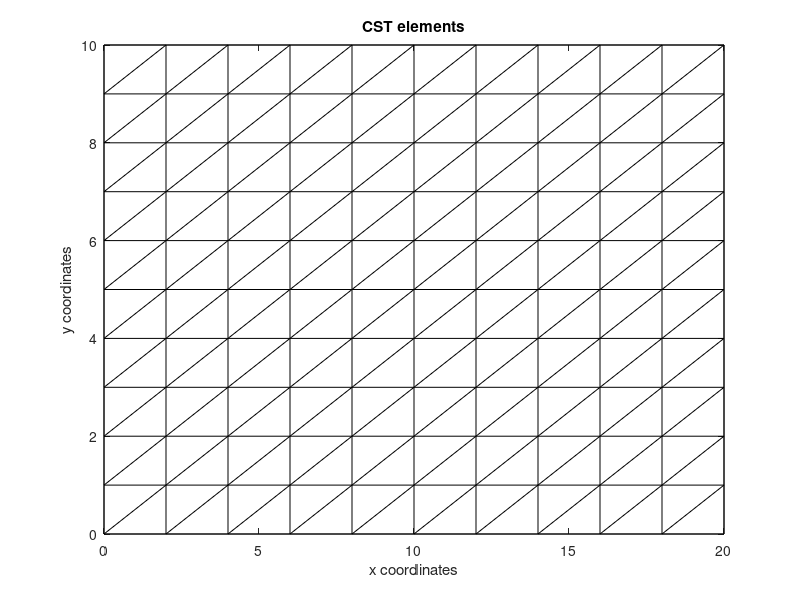

MATLAB code to generate this figure: (Note: this script raises an error after producing the figure.)
% ---
% jupyter:
%   jupytext:
%     formats: ipynb,m:percent
%     text_representation:
%       extension: .m
%       format_name: percent
%       format_version: '1.3'
%       jupytext_version: 1.17.2
%   kernelspec:
%     display_name: Matlab
%     language: matlab
%     name: matlab
% ---

% %% [markdown]
% # A Finite Element Solution for a plate with MATLAB code.

% %% [markdown]
% The problem is show in the figure 6-16. 

% %% [markdown]
% ![Figure 1](figure1.JPG)

% %% [markdown]
% This problem is show in the chapter 6.5 of the book: *A firts Course in the Finite Element Method* written by Daryl L. Logan. In this 
% chapter a solution is make by subdivided the plate in two CST. The purpose of this project is to make more divisions considering 400 CST and see the results. 

% %% [markdown]
% ## Input Variables

% %%
% Geometry definition 

%The mesh is divided in n_x*n_y squares, n_x division in the x direction and n_y divisions in the y direction. 
%At each rectangle the CST is generated joining the lower-left node with the upper-right node of the rectangle. 

t = 1; % in
E = 30*10^6; %psi
v = 0.3; 
n_x = 10; 
n_y = 10;
%For each element there are additional divisions to calculate the internal stresses and strains
n_element_x = 5; 
n_element_y = 5;
x0 = 0;
y0 = 0;
x1 = 20;
y1 = 10; 
x = linspace(x0,x1,n_x+1); 
y = linspace(y0,y1,n_y+1); 
%Surface Forces
p = 1000; %Asumming that positive values are for traction and negative values for comprension 


% %% [markdown]
% ## Solution as approximation of one element 

% %% [markdown]
% If one element is used, the displacement is going to be:
% $$
% \delta = \frac{P L}{E A}
% $$
% This result can be used to compare the values of the CST method with one element method. This value is situable for displacements in $x$ ($U_{xy}$) in the graphics. 

% %%
A = (y1-y0)*t;
L = (x1-x0);
displacement_x_one_element = p*A*L/(E*A);
displacement_x_one_element

% %% [markdown]
% The strain is equal to: 
% $$
% \epsilon = \frac{\delta}{L}
% $$

% %%
strain_x_one_element = displacement_x_one_element/L; 
strain_x_one_element

% %% [markdown]
% ## Solution as approximation of FEM with CST elements 

% %% [markdown]
% The following approach to solve the problem is with Constant Strain Triangles (CST). Plane stress were assumed so the stresses in the z direction are cero.
%
% The following image shows the CST mesh for this assembly.

% %%
if (n_x<=25) || (n_y<=25)
    [X_gr, Y_gr] = meshgrid(x,y);
    % Horizontal lines 
    for i = 1:size(X_gr,1)
        plot(X_gr(i,:),Y_gr(i,:),'k');
        hold on
    end
    % Vertical lines 
    for j = 1:size(X_gr,2)
        plot(X_gr(:,j),Y_gr(:,j),'k');
        hold on
    end
    % Diagonal lines 
    for i = 1:(size(X_gr,1)-1)
        for j = 1:(size(X_gr,2)-1)
            x0 = X_gr(i,j);
            x1 = X_gr(i+1,j+1);
            y0 = Y_gr(i,j);
            y1 = Y_gr(i+1,j+1);
            x_point = [x0,x1];
            y_point = [y0,y1];
            plot(x_point, y_point, 'k');
            hold on
        end
    end
    title('CST elements');
    xlabel('x coordinates');
    ylabel('y coordinates');
    ax = gca;
    ax.TickLength = [0 0];
else
    disp('The image of CST elements can be shown only if n_x <= 25 and n_y <= 25.');
    disp('n_x are number of divisions in x and n_y are number or divisions in y.');
end

% %% [markdown]
% ## Formulation, Assembly and Solution

% %%
%Numeration of nodes
%This function enumerate the nodes from left to right starting in the coordinate (1,1)
node_numeration = @(i,j) (j-1)*(n_x+1)+i; 

%Global matrix
n_nodes = (n_x+1)*(n_y+1); 
ndfo = 2*n_nodes; 
K = sparse(ndfo,ndfo);

%Vector of global displacements 
D = NaN(ndfo,1);
%Vector of global Forces; 
Q = NaN(ndfo,1);

%Surface force 
%The surface force is divided in each element so the force in each element is (p*L*t), then it is transmitted 
%to the nodes with the value (pLt/2) to each node. 

%Value of L
%Because of the problem L es divided in the y direction 
L = (y1-y0)/n_y;
%Node force 
node_force = p*L*t/2;

%Application of the boundary conditions and assembly of the global matrices Q, D and K. 

for i = 1:n_x
    for j = 1:n_y
    
        %Application of the boundary conditions 
        %--------------------------------------------------------------------------------%
        %Displacements are cero in the nodes (1,1) to (1,j+1) - left part of the body. 
        if i == 1
            n0 = node_numeration(i,j);
            dfo0 = [2*n0-1,2*n0];
            d = [0;0];
            D(dfo0) = d;
            %Additionally:
            if j == n_y
               %node (1,j+1) 
               n1 = node_numeration(i,j+1);
               dfo1 = [2*n1-1,2*n1]; 
               D(dfo1) = d;
            end
        end 
        
        %Forces in the right side of the plate 
        %Calculation of surface forces (from nodes (i+1,1) to (i+1,j+1)) and assembly to the vector of global Forces 
        if i == n_x
            n0 = node_numeration(i+1,j);
            dfo0 = [2*n0-1,2*n0];
            q = [node_force;0];
            
            if j == 1
                Q(dfo0) = q;  
            else 
                Q(dfo0) = 2*q;
            end
            
            %Additionally:  
            if j == n_y
                %node (i+1,j+1)
                n1 = node_numeration(i+1,j+1);
                dfo1 = [2*n1-1,2*n1]; 
                Q(dfo1) = q;
            end    
        end
        
        %Forces are cero from the nodes (2,1) to (i,j). 
        %Cero forces
        if (i>1)&&(i<=n_x)
            n0 = node_numeration(i,j);
            df0 = [2*n0-1,2*n0];
            q = [0;0];
            Q(df0) = q;
        end
        
        %Additionally
        if (i>1)&&(j == n_y)
            n0 = node_numeration(i,j+1);
            df0 = [2*n0-1,2*n0];
            q = [0;0];
            Q(df0) = q;
        end
        
        %The values that appear with NaN in the matrices Q and D are incognites, the values that are already known were replaced in the code above. 
        
        %Calculation of local stiffness matrix and assembly to global stiffness matrix 
        %--------------------------------------------------------------------------------%
        
        %The local stiffness matrix was coded in the file: "local_stiffness_matrix.m"
        
        %Local nodes transformed to global nodes numeration 
        n1 = node_numeration(i,j);
        n2 = node_numeration(i+1,j);
        n3 = node_numeration(i+1,j+1);
        n4 = node_numeration(i,j+1); 
        
        %Nodes coordinates
        x1 = x(i); y1 = y(j);
        x2 = x(i+1); y2 = y(j);
        x3 = x(i+1); y3 = y(j+1);
        x4 = x(i); y4 = y(j+1);
        
        %Triangle1: n1(x1,y1), n3(x3,y3), n4(x4,y4) 
        k1 = local_stiffness_matrix(x1,y1,x3,y3,x4,y4,E,v,t);
        
        %Degrees of freedom numeration 
        dfo1 = [2*n1-1,2*n1,2*n3-1,2*n3,2*n4-1,2*n4];
        
        %Assembly
        K(dfo1,dfo1) = K(dfo1,dfo1) + k1;

        %Triangle2: n1(x1,y1), n2(x2,y2), n3(x3,y3) 
        k2 = local_stiffness_matrix(x1,y1,x2,y2,x3,y3,E,v,t);
        
        %Degrees of freedom numeration 
        dfo2 = [2*n1-1,2*n1,2*n2-1,2*n2,2*n3-1,2*n3];
        
        %Assembly
        K(dfo2,dfo2) = K(dfo2,dfo2) + k2;
    end
end

%Solution of the equation Q = K*D
%--------------------------------------------------------------------------------%

%We subdivided the matrices 
%u is used for unknown and k for known 
D_k_positions = find(~isnan(D)); %The displacements that are imposed
D_u_positions = find(isnan(D)); %The displacements that we don't known

K_uu = K(D_u_positions,D_u_positions);
K_uk = K(D_u_positions,D_k_positions);
K_kk = K(D_k_positions,D_k_positions);
K_ku = K(D_k_positions,D_u_positions);

D_u = D(D_u_positions);
D_k = D(D_k_positions);
Q_k = Q(D_u_positions);%Values of Q in the dfo where the displacements are not known 

D_u = K_uu\(Q_k-K_uk*D_k);
Q_u = K_kk*D_k+K_ku*D_u;

D(D_u_positions) = D_u;
Q(D_k_positions) = Q_u;

% %% [markdown]
% ## Graphics 

% %%
%In this code is calculate the displacements, strains and stresses inside each element
%--------------------------------------------------------------------------------%

U_x_y = zeros(n_y*n_element_y + 1, n_x*n_element_x + 1);
V_x_y = zeros(n_y*n_element_y + 1, n_x*n_element_x + 1);
strain_x = zeros(n_y*n_element_y + 1,n_x*n_element_x + 1);
strain_y = zeros(n_y*n_element_y + 1,n_x*n_element_x + 1);
strain_shear = zeros(n_y*n_element_y + 1,n_x*n_element_x + 1);
stress_x = zeros(n_y*n_element_y + 1,n_x*n_element_x + 1);
stress_y = zeros(n_y*n_element_y + 1,n_x*n_element_x + 1);
tau_x_y = zeros(n_y*n_element_y + 1,n_x*n_element_x + 1); 
%It can be calculate only once: 
C = constitutive_matrix(E,v);

for i = 1:(n_x)
    for j = 1:(n_y)
        %The rectangle (i,j,i+1,j+1) is divided into two triangles
        %counterclockwise the area is positive
        %Node numeration in the small rectangle 
        node_0 = node_numeration(i,j);
        node_1 = node_numeration(i+1,j);
        node_2 = node_numeration(i,j+1);
        node_3 = node_numeration(i+1,j+1);
        
        %First triangle
        x0 = [x(i),x(i+1),x(i+1)];
        y0 = [y(j),y(j),y(j+1)];
        u0 = [D(2*node_0-1),D(2*node_1-1),D(2*node_3-1)];
        v0 = [D(2*node_0),D(2*node_1),D(2*node_3)];
        d0 = [u0(1);v0(1);u0(2);v0(2);u0(3);v0(3)];
        
        %Second triangle
        x1 = [x(i),x(i+1),x(i)];
        y1 = [y(j),y(j+1),y(j+1)];
        u1 = [D(2*node_0-1),D(2*node_3-1),D(2*node_2-1)];
        v1 = [D(2*node_0),D(2*node_3),D(2*node_2)];
        d1= [u1(1);v1(1);u1(2);v1(2);u1(3);v1(3)];
        
        %The limits for the rectangle
        xmin = min([x0,x1]);
        ymin = min([y0,y1]);
        xmax = max([x0,x1]);
        ymax = max([y0,y1]);
        local_x = linspace(xmin,xmax,n_element_x+1);
        local_y = linspace(ymin,ymax,n_element_y+1);
        
        %Local matrices
        %local displacements
        u_local = zeros(length(local_y),length(local_x));
        v_local = zeros(length(local_y),length(local_x));
        %local strains
        strain_x_local = zeros(length(local_y),length(local_x));
        strain_y_local = zeros(length(local_y),length(local_x));
        strain_shear_local = zeros(length(local_y),length(local_x));
        %local stresses
        stress_x_local = zeros(length(local_y),length(local_x));
        stress_y_local = zeros(length(local_y),length(local_x));
        tau_x_y_local = zeros(length(local_y),length(local_x));
        
        %First triangle
        B0 = strain_displacement_matrix(x0(1),y0(1),x0(2),y0(2),x0(3),y0(3));
        eps0 = B0*d0;
        sig0 = C*eps0;
        
        for k = 1:(n_element_y+1)   
            for m = 1:(n_element_x+1)
                %Verification that the point is inside the triangle
                lambda1 = barycentric_lambda(x0(1), y0(1), x0(2), y0(2), x0(3), y0(3), local_x(m), local_y(k));
                lambda2 = barycentric_lambda(x0(2), y0(2), x0(3), y0(3), x0(1), y0(1), local_x(m), local_y(k));
                lambda3 = barycentric_lambda(x0(3), y0(3), x0(1), y0(1), x0(2), y0(2), local_x(m), local_y(k));
                if (lambda1<0) || (lambda2<0) || (lambda3<0)
                    continue; 
                end
                
                %to calculate the local displacements inside the triangle. The shape functions had been used. 
                u_local(k,m) = u_x_y(u0(1),u0(2),u0(3),x0(1),y0(1),x0(2),y0(2),x0(3),y0(3),local_x(m), local_y(k));
                v_local(k,m) = u_x_y(v0(1),v0(2),v0(3),x0(1),y0(1),x0(2),y0(2),x0(3),y0(3),local_x(m), local_y(k));
                
                % to calculate the strains 
                strain_x_local(k,m) = eps0(1);
                strain_y_local(k,m) = eps0(2);
                strain_shear_local(k,m) = eps0(3);
                
                %to calculate the stresses
                stress_x_local(k,m) = sig0(1);
                stress_y_local(k,m) = sig0(2);
                tau_x_y_local(k,m) = sig0(3);
            end
        end
        
        %Second triangle
        B1 = strain_displacement_matrix(x1(1),y1(1),x1(2),y1(2),x1(3),y1(3));
        eps1 = B1*d1;
        sig1 = C*eps1;
        
        for k = 1:(n_element_y+1)     
            for m = 1:(n_element_x+1)
                %Verification that the point is inside the triangle
                lambda1 = barycentric_lambda(x1(1), y1(1), x1(2), y1(2), x1(3), y1(3), local_x(m), local_y(k));
                lambda2 = barycentric_lambda(x1(2), y1(2), x1(3), y1(3), x1(1), y1(1), local_x(m), local_y(k));
                lambda3 = barycentric_lambda(x1(3), y1(3), x1(1), y1(1), x1(2), y1(2), local_x(m), local_y(k));
                if (lambda1<0) || (lambda2<0) || (lambda3<0)
                    continue; 
                end
                
                %to calculate the local displacements inside the triangle. The shape functions had been used. 
                u_local(k,m) = u_x_y(u1(1),u1(2),u1(3),x1(1),y1(1),x1(2),y1(2),x1(3),y1(3),local_x(m), local_y(k));
                v_local(k,m) = u_x_y(v1(1),v1(2),v1(3),x1(1),y1(1),x1(2),y1(2),x1(3),y1(3),local_x(m), local_y(k));

                % to calculate the strains 
                strain_x_local(k,m) = eps1(1);
                strain_y_local(k,m) = eps1(2);
                strain_shear_local(k,m) = eps1(3);
                
                %to calculate the stresses
                stress_x_local(k,m) = sig1(1);
                stress_y_local(k,m) = sig1(2);
                tau_x_y_local(k,m) = sig1(3);
            end
        end
        
        %Assembly
        row_start = (j-1)*n_element_y + 1;
        row_end = j*n_element_y + 1;
        col_start = (i-1)*n_element_x + 1;
        col_end = i*n_element_x + 1;
        
        U_x_y(row_start:row_end, col_start:col_end) = u_local;
        V_x_y(row_start:row_end, col_start:col_end) = v_local;
        strain_x(row_start:row_end, col_start:col_end) = strain_x_local;
        strain_y(row_start:row_end, col_start:col_end) = strain_y_local;
        strain_shear(row_start:row_end, col_start:col_end) = strain_shear_local;
        stress_x(row_start:row_end, col_start:col_end) = stress_x_local;
        stress_y(row_start:row_end, col_start:col_end) = stress_y_local;
        tau_x_y(row_start:row_end, col_start:col_end) = tau_x_y_local;
    end
end

%Figures plot

x_plot = linspace(min(x),max(x),n_x*n_element_x+1);
y_plot = linspace(min(y),max(y),n_y*n_element_y+1);
[X,Y] = meshgrid(x_plot, y_plot);



% %%
%Importan annotation: When it is used pcolor to graph the values of the matrices U_x_y, V_x_y, etc., the values at the final row
%and final column are lost because the color is taken from the left lower side of the grid. 
%--------------------------------------------------------------------------------%
figure;
pcolor(X, Y, U_x_y);
axis equal tight;
shading flat; 
colorbar;
title('U_x_y Distribution');
xlabel('X coordinate');
ylabel('Y coordinate');

% %%
%Graphic V_x_y
pcolor(X, Y, V_x_y);
axis equal tight;
shading flat;
colorbar;
title('V_x_y Distribution');
xlabel('X coordinate');
ylabel('Y coordinate');

% %%
%Graphic strain_x
pcolor(X, Y, strain_x);
axis equal tight;
shading flat;
colorbar;
title('strain_x');
xlabel('X coordinate');
ylabel('Y coordinate');

% %%
%Graphic strain_y
pcolor(X, Y, strain_y);
axis equal tight;
shading flat;
colorbar;
title('strain_y');
xlabel('X coordinate');
ylabel('Y coordinate');

% %%
%Graphic shear_strain
pcolor(X, Y, strain_shear);
axis equal tight;
shading flat;
colorbar;
title('shear strain');
xlabel('X coordinate');
ylabel('Y coordinate');

% %%
%Graphic stress_x
pcolor(X, Y, stress_x);
axis equal tight;
shading flat;
colorbar;
title('stress_x');
xlabel('X coordinate');
ylabel('Y coordinate');

% %%
%Graphic stress_y
pcolor(X, Y, stress_y);
axis equal tight;
shading flat;
colorbar;
title('stress_y');
xlabel('X coordinate');
ylabel('Y coordinate');


% %%
%Graphic shear stress
pcolor(X, Y, tau_x_y);
axis equal tight;
shading flat;
colorbar;
title('shear stress');
xlabel('X coordinate');
ylabel('Y coordinate');

% %%
%Coordinates with displacements 

%Original Coordinates
[X_grid,Y_grid] = meshgrid(x,y);
X_grid_tra = X_grid';
Y_grid_tra = Y_grid';
x_points = X_grid_tra(:);
y_points = Y_grid_tra(:);
%Displacements of u for x with corresponds to the odd dfos and v for y with even dfos. 
u = D(1:2:end);
v = D(2:2:end);
displacement_scale = 1000;%to diferentiate te results
%Displacements in x and y 
x_displaced = x_points +u*displacement_scale;
y_displaced = y_points +v*displacement_scale;

%Figures 
figure;
hold on; 
% original nodal points and displaced nodal points 
plot(X_grid(:), Y_grid(:), 'bo', 'MarkerFaceColor', 'b');
plot(x_displaced, y_displaced, 'ro', 'MarkerFaceColor', 'r');
hold off; 

%Titles, axes titles, legends and texts

h = title('Original Grid vs Deformed Grid', 'Units', 'Normalized');
set(h, 'Position', [0.5, 1.05, 0]);

xlabel('X coordinates','FontSize', 12);
ylabel('Y coordinates','FontSize', 12);
legend('Original nodes','Deformed nodes');
y_text_position = min(y_points) - (max(y_points) - min(y_points)) * 0.1; 
text(min(x_points), y_text_position, sprintf('Displacement Scale: %d', displacement_scale), 'FontSize', 10, 'Interpreter', 'none');

% %%
